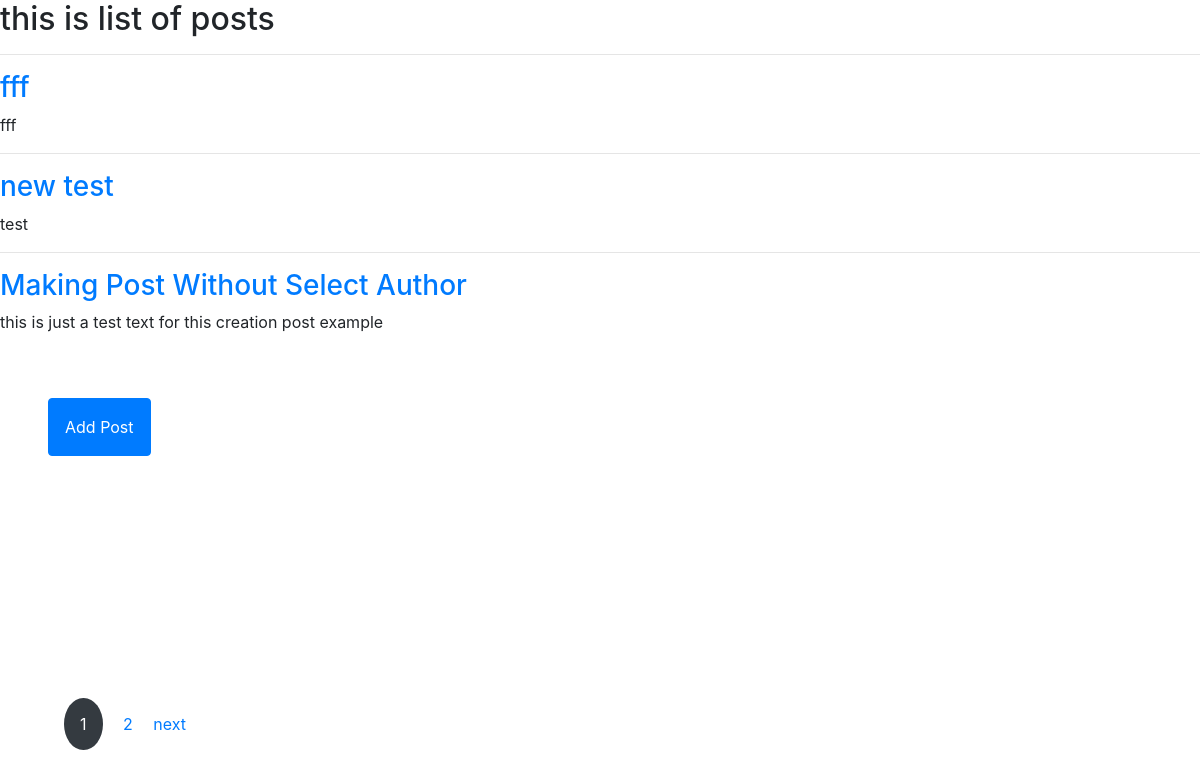
The page /blog/list/ (signed in) on the database as committed earlier.
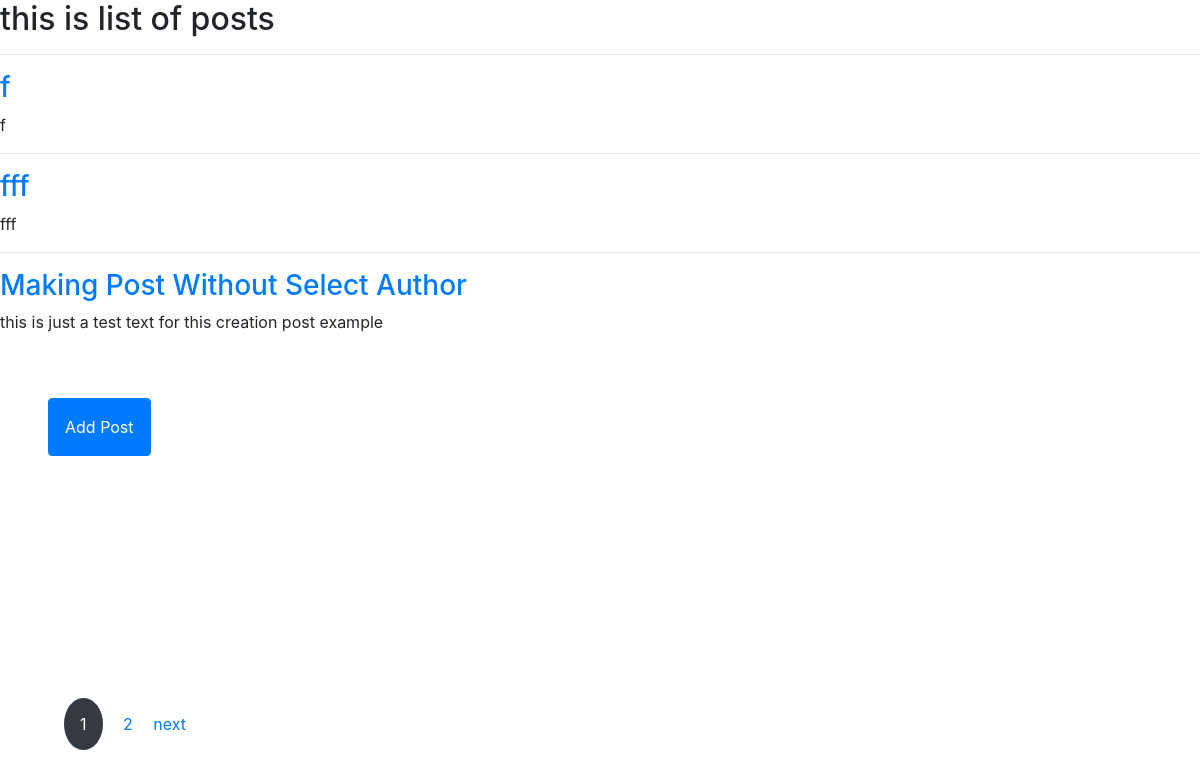
The same page on the database as committed later.
### blog/models.py (models this page shows, shortened)
class Post(models.Model):
    author = models.ForeignKey("accounts.Profile", on_delete=models.CASCADE)
    images = models.ImageField(null=True, blank=True)
    title = models.CharField(max_length=255)
    content = models.TextField()
    status = models.BooleanField()
    categoy = models.ForeignKey("Category", on_delete=models.SET_NULL, null=True)
    created_date = models.DateTimeField(auto_now_add=True)
    updated_date = models.DateTimeField(auto_now=True)
    publishes_date = models.DateTimeField()

### blog/views.py (the view)
# urls.py: path("list/", views.PostList.as_view(), name="post-list"),
class PostList(LoginRequiredMixin, ListView):
    template_name = "blog/list.html"
    context_object_name = "posts"
    login_url = 'http://127.0.0.1:8000/account/login/'
    paginate_by = 3
    def get_queryset(self):
        posts = Post.objects.filter(status=True).order_by("-id")
        return posts

### templates/blog/list.html (shortened to what this page needs)
<!DOCTYPE html>
<html lang="en">
<head>
    <link rel="stylesheet" href="https://cdn.jsdelivr.net/npm/bootstrap@4.6.2/dist/css/bootstrap.min.css">
</head>
<body>
    <h2>this is list of posts</h2>
    {% for post in posts %}
        <hr>
        <h3>
            <a href="{% url 'blog:post-detail' pk=post.id%}">{{post.title}}</a>
        </h3>
        <p>{{ post.content }}</p>
    {% endfor %}
    <div>
        <a href="{% url 'blog:post-create' %}" class="btn btn-primary p-3 m-5">Add Post</a>
    </div>
    {% if is_paginated %}
       <nav class="pagination-container fixed-bottom p-3 m-5">
            {% for i in paginator.page_range %}
            {% if page_obj.number == i %}
            <span class="pagination-inner">
                <a href="#" class="pagination-active bg-dark text-white rounded-circle p-3">{{i}}</a>
            </span>
            {% else %}
                <a href="?page={{ i }}" class="rounded-circle p-3">{{ i }}</a>
            {% endif %}
            {% endfor %}
            {% if page_obj.has_next %}
                <a href="?page={{page_obj.next_page_number}}" class="pagination-older">next</a>
            {% endif %}
       </nav>
    {% endif %}
</body>
</html>

Rows that differ between the two databases and show on the page:
removed Post: title "new test", content "test"
added Post: title "f", content "f"
